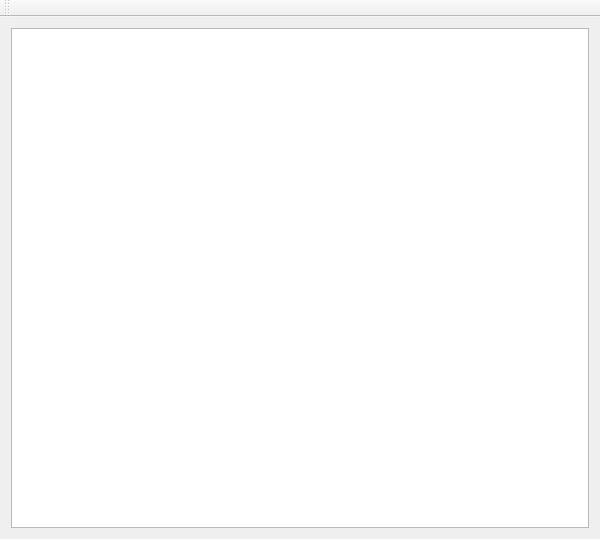
<?xml version="1.0" encoding="UTF-8"?>
<ui version="4.0">
 <class>MainWindow</class>
 <widget class="QMainWindow" name="MainWindow">
  <property name="geometry">
   <rect>
    <x>0</x>
    <y>0</y>
    <width>600</width>
    <height>400</height>
   </rect>
  </property>
  <property name="windowTitle">
   <string>MainWindow</string>
  </property>
  <widget class="QWidget" name="centralWidget">
   <layout class="QHBoxLayout" name="horizontalLayout">
    <item>
     <widget class="QGraphicsView" name="graphicsView">
      <property name="minimumSize">
       <size>
        <width>500</width>
        <height>500</height>
       </size>
      </property>
     </widget>
    </item>
   </layout>
  </widget>
  <widget class="QToolBar" name="mainToolBar">
   <attribute name="toolBarArea">
    <enum>TopToolBarArea</enum>
   </attribute>
   <attribute name="toolBarBreak">
    <bool>false</bool>
   </attribute>
  </widget>
 </widget>
 <layoutdefault spacing="6" margin="11"/>
 <resources/>
 <connections/>
</ui>
